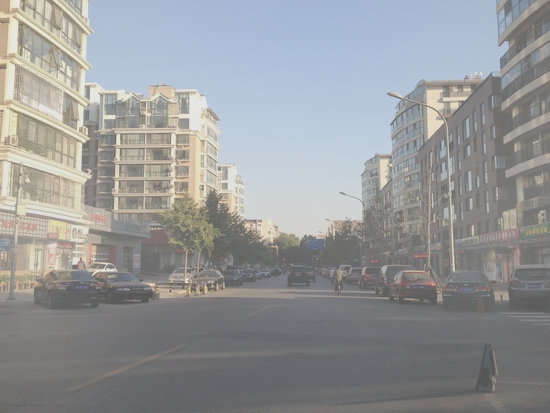
%> input picture images/0025.jpg, 550 x 413 px
$ octave --eval "result = LCSIFR(imread('../images/0025.jpg'));"   (GNU Octave 9; MATLAB toolbox functions it lacks are replaced by stand-ins)
%> lines starting %> are read from the running program, lines starting %| are printed output that depends on the picture
### LCSIFR/dehaze.m
function [restoreOut, trans] = dehaze(input, w1, w2, num_iter)
    % restoreOut is used to store the output of restoration
    restoreOut = zeros(size(input),'double');

    % Changing the precision level of input image to double
    input = double(input)./255;

    %% Dark channel Estimation from input
    darkChannel = min(input,[],3);

    % diff_im is used as input and output variable for anisotropic diffusion
    diff_im = w1*darkChannel;

    % 2D convolution mask for Anisotropic diffusion
    hN = [0.0625 0.1250 0.0625; 0.1250 0.2500 0.1250; 0.0625 0.1250 0.0625];
    hN = double(hN);

    %% Refine dark channel using Anisotropic diffusion.
    for t = 1:num_iter
        diff_im = conv2(diff_im,hN,'same');
    end

    %% Reduction with min
    diff_im = min(darkChannel,diff_im);

    diff_im = w2*diff_im ;
    trans = im2uint8(diff_im);

    %% Element-wise math to compute
    %  Restoration with inverse Koschmieder's law
    factor = 1.0./(1.0-(diff_im));
    restoreOut(:,:,1) = (input(:,:,1)-diff_im).*factor;
    restoreOut(:,:,2) = (input(:,:,2)-diff_im).*factor;
    restoreOut(:,:,3) = (input(:,:,3)-diff_im).*factor;
    restoreOut = uint8(255.*restoreOut);
end

### LCSIFR/postproc.m
function out = postproc(input)
    % Stretching performs the histogram stretching of the image.
    % im is the input color image and p is cdf limit.
    % out is the contrast stretched image and cdf is the cumulative prob.
    % density function and T is the stretching function.

    p = 5;
    % RGB to grayscale conversion
    im_gray = im2gray(input);
    [row,col] = size(im_gray);

    % histogram calculation
    [count,~] = imhist(im_gray);
    prob = count'/(row*col);

    % cumulative Sum calculation
    cdf = cumsum(prob(:));

    % finding less than particular probability
    i1 = length(find(cdf <= (p/100)));
    i2 = 255-length(find(cdf >= 1-(p/100)));

    o1 = floor(255*.10);
    o2 = floor(255*.90);

    t1 = (o1/i1)*(0:i1);
    t2 = (((o2-o1)/(i2-i1))*(i1+1:i2))-(((o2-o1)/(i2-i1))*i1)+o1;
    t3 = (((255-o2)/(255-i2))*(i2+1:255))-(((255-o2)/(255-i2))*i2)+o2;

    T = (floor([t1 t2 t3]));

    input(input == 0) = 1;

    u1 = (input(:,:,1));
    u2 = (input(:,:,2));
    u3 = (input(:,:,3));

    % Replacing the value from look up table
    out1 = T(u1);
    out2 = T(u2);
    out3 = T(u3);

    out = zeros([size(out1),3], 'uint8');
    out(:,:,1) = uint8(out1);
    out(:,:,2) = uint8(out2);
    out(:,:,3) = uint8(out3);
end

### LCSIFR/LCSIFR.m
function [final, recov, trans] = LCSIFR(input, w1, w2, num_iter)
    if nargin < 4
        num_iter = 3;
    end

    if nargin < 3
        w2 = 0.6;
    end

    if nargin < 2
        w1 = 0.9;
    end

    %% Adaptive omega
    intensityThreshold = 200;
    overexposured_T = 0.43;

    brightChannel = max(input,[],3);
    histogramValues = imhist(brightChannel);
    pixelsHigherThanThreshold = sum(histogramValues(intensityThreshold+1:end));
    totalPixels = numel(brightChannel);
    percentageHigherThanThreshold = (pixelsHigherThanThreshold / totalPixels);
    if overexposured_T < percentageHigherThanThreshold
        w1 = 0.7;
    end

    [recov, trans] = dehaze(input, w1, w2, num_iter);
    final = postproc(recov);
end
%> in LCSIFR, `brightChannel = max(input,[],3);`:
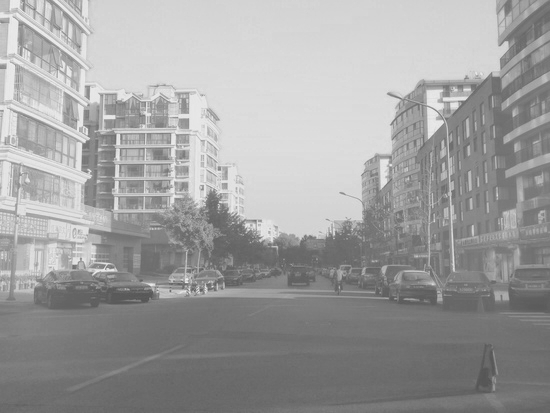
%> brightChannel: size 413x550 uint8; min 82, max 239, mean 159.2
%> in LCSIFR, `histogramValues = imhist(brightChannel);`: histogramValues = 256 values, max 6426 at index 219, min 0 at index 1, mean 887.3
%> in LCSIFR, `pixelsHigherThanThreshold = sum(histogramValues(intensityThreshold+1:e..`: pixelsHigherThanThreshold = 74319
%> in LCSIFR, `percentageHigherThanThreshold = (pixelsHigherThanThreshold / totalPixe..`: percentageHigherThanThreshold = 0.327
%> in dehaze, `diff_im = w2*diff_im ;`:
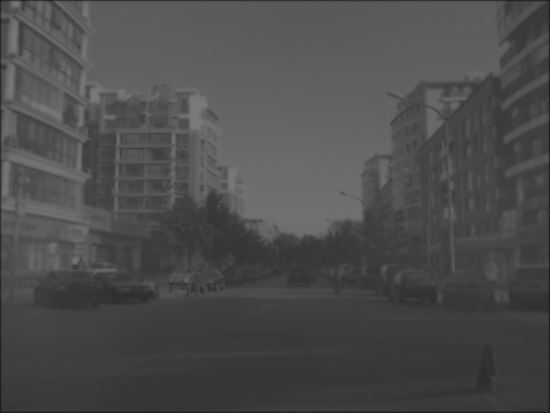
%> diff_im: size 413x550 double; min 0.0633, max 0.485, mean 0.301
%> in dehaze, `restoreOut(:,:,3) = (input(:,:,3)-diff_im).*factor;`:
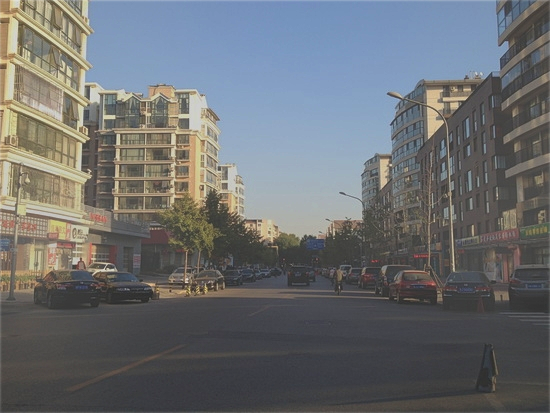
%> restoreOut: size 413x550x3 double; mean R, G, B 0.423, 0.433, 0.444
%> in postproc, `im_gray = im2gray(input);`:
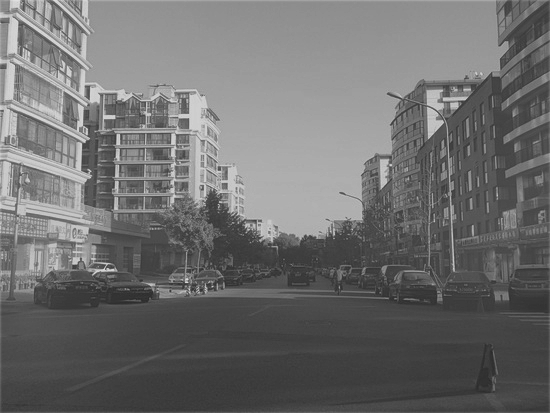
%> im_gray: size 413x550 uint8; min 41, max 225, mean 110
%> in postproc, `[count,~] = imhist(im_gray);`: count = 256 values, max 5473 at index 69, min 0 at index 1, mean 887.3
%> in postproc, `prob = count'/(row*col);`: prob = 256 values, max 0.0241 at index 69, min 0 at index 1, mean 0.00391
%> in postproc, `cdf = cumsum(prob(:));`: cdf = 256 values from 0 to 1
%> in postproc, `i1 = length(find(cdf <= (p/100)));`: i1 = 61
%> in postproc, `i2 = 255-length(find(cdf >= 1-(p/100)));`: i2 = 176
%> in postproc, `t1 = (o1/i1)*(0:i1);`: t1 = 62 values from 0 to 25
%> in postproc, `t2 = (((o2-o1)/(i2-i1))*(i1+1:i2))-(((o2-o1)/(i2-i1))*i1)+o1;`: t2 = 115 values from 26.77 to 229
%> in postproc, `t3 = (((255-o2)/(255-i2))*(i2+1:255))-(((255-o2)/(255-i2))*i2)+o2;`: t3 = 79 values from 229.3 to 255
%> in postproc, `T = (floor([t1 t2 t3]));`: T = 256 values from 0 to 255
%> in postproc, `out2 = T(u2);`:
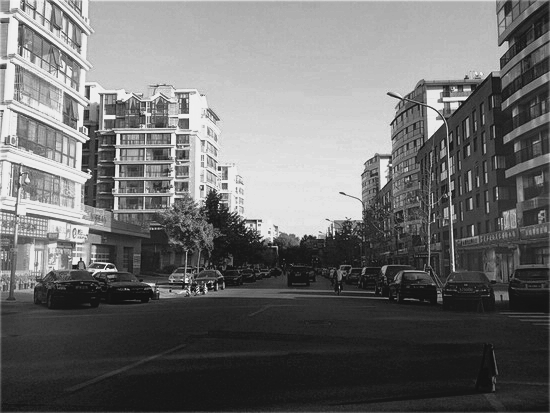
%> out2: size 413x550 double; min 16, max 245, mean 109.5
%> in postproc, `out3 = T(u3);`:
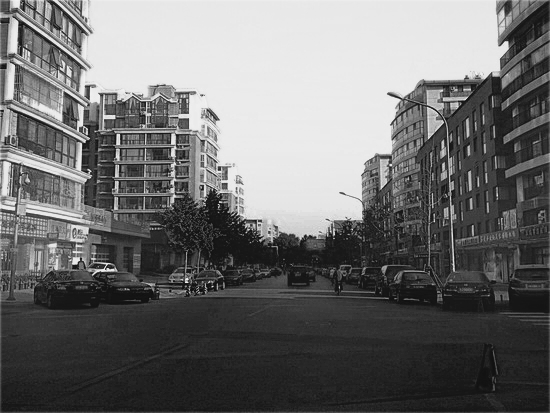
%> out3: size 413x550 double; min 13, max 242, mean 110.5
%> in postproc, `out(:,:,3) = uint8(out3);`:
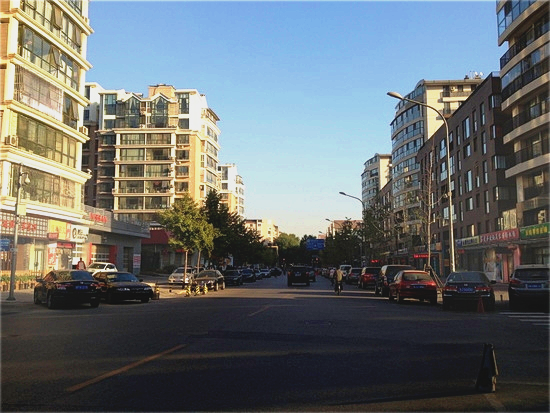
%> out: size 413x550x3 uint8; mean R, G, B 103.9, 109.5, 110.5

$ run again, on images/0030.jpg
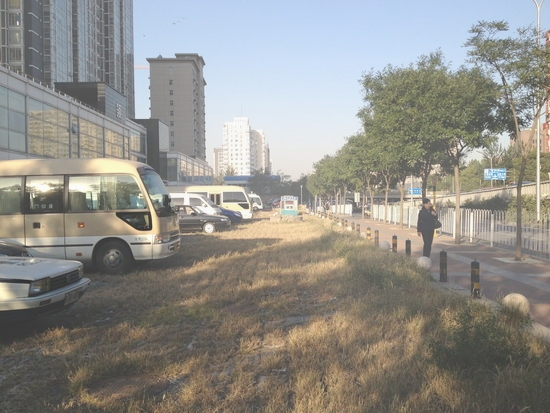
%> input picture images/0030.jpg, 550 x 413 px
%> in LCSIFR, `brightChannel = max(input,[],3);`:
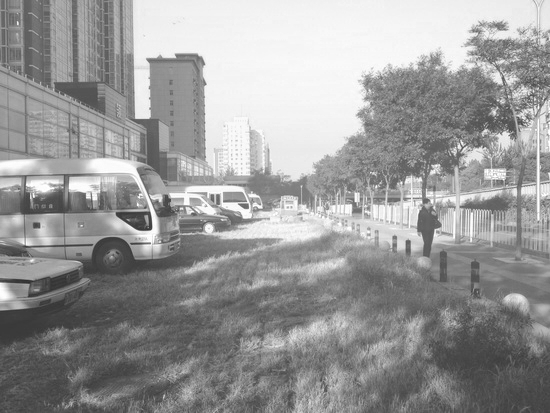
%> brightChannel: size 413x550 uint8; min 47, max 255, mean 153.4
%> histogramValues = 256 values, max 4494 at index 247, min 0 at index 1, mean 887.3
%> pixelsHigherThanThreshold = 55668
%> percentageHigherThanThreshold = 0.245
%> count = 256 values, max 2377 at index 68, min 0 at index 1, mean 887.3
%> prob = 256 values, max 0.0105 at index 68, min 0 at index 1, mean 0.00391
%> cdf = 256 values from 0 to 1
%> i1 = 43
%> i2 = 208
%> t1 = 44 values from 0 to 25
%> t2 = 165 values from 26.24 to 229
%> t3 = 47 values from 229.6 to 255
%> T = 256 values from 0 to 255
%> in postproc, `out2 = T(u2);`:
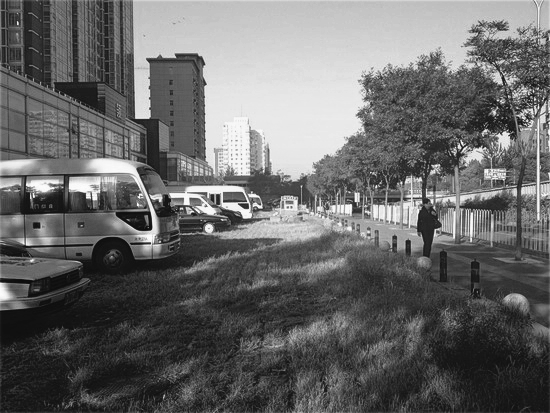
%> out2: size 413x550 double; min 12, max 253, mean 104.3

$ run again, on images/0034.jpg
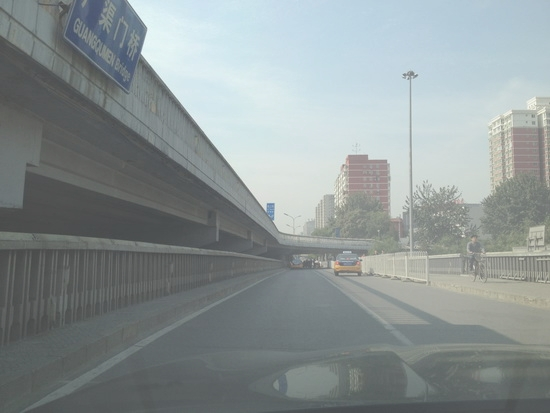
%> input picture images/0034.jpg, 550 x 413 px
%> histogramValues = 256 values, max 3241 at index 91, min 0 at index 1, mean 887.3
%> pixelsHigherThanThreshold = 67673
%> percentageHigherThanThreshold = 0.298
%> count = 256 values, max 3919 at index 59, min 0 at index 1, mean 887.3
%> prob = 256 values, max 0.0173 at index 59, min 0 at index 1, mean 0.00391
%> cdf = 256 values from 0 to 1
%> i1 = 46
%> i2 = 203
%> t1 = 47 values from 0 to 25
%> t2 = 157 values from 26.3 to 229
%> t3 = 52 values from 229.5 to 255
%> T = 256 values from 0 to 255
%> in postproc, `out(:,:,3) = uint8(out3);`:
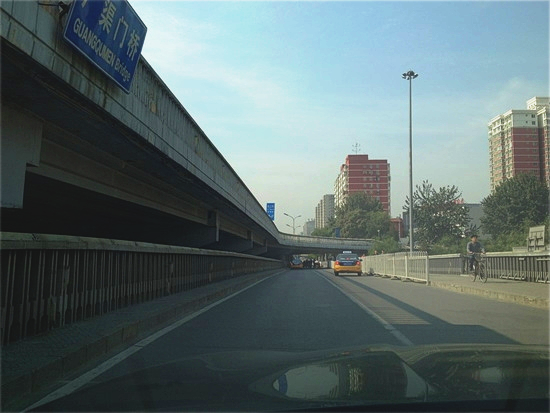
%> out: size 413x550x3 uint8; mean R, G, B 92.9, 108.6, 109
